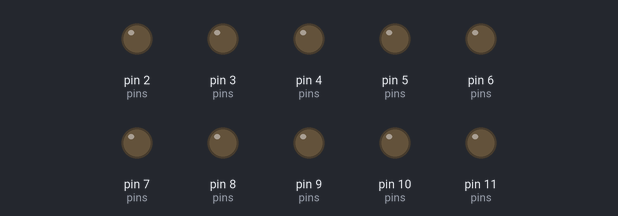
A sketch run on a simulated Arduino Uno, built with avr-gcc and run on an emulated ATmega328P. Shown: output pins drawn as LEDs (lit = HIGH).

Above: at 0.4 s.
At 2.2 s:
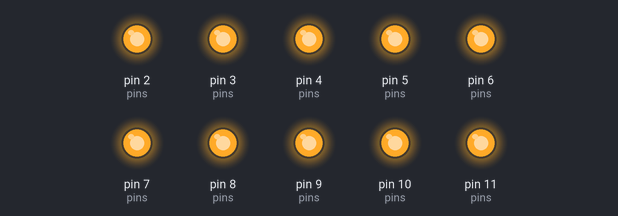
Timing chart, 0 to 3.0 s (numbered marks = the images above):
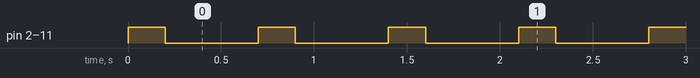

The sketch:

Arduino.ino
```cpp
// fichier pour tester le module coeur.
#include "Arduino.h"
#include "coeur.h"

void setup(){
  //Serial.begin(9600);
  int pins[] = {2,3,4,5,6,7,8,9,10,11};
  initLedPin(pins, 10);

}

void loop(){
  printLed();
  delay(200);
  clearLed();
  delay(500);
}
```

coeur.c
```cpp
#include "Arduino.h"
#include "coeur.h"
#include "param.h"

// variable global
int LED[20]; // tableau contenant les pins de nos leds
short ledLength; // contient le nombre de led
short lastLedIndex = -1; // index du tableau LED contenant la derniere led allumé

void initLedPin(int pin[], int Length) { // permet de passer les variables locales en globales au fichier
  ledLength = Length;
  int i;
  for(i = 0; i < ledLength; i++){
    LED[i] = pin[i];
    pinMode(pin[i], OUTPUT);
  }
}


void turnOn(int i) { // allume la led correspond au pin LED[i]
  digitalWrite(LED[i], HIGH);
  lastLedIndex = i;

}
void clearLed(){ // eteint toutes les leds
  int i;
  for(i = 0; i < ledLength; i++){
    digitalWrite(LED[i], LOW);
  }
}

void modeAll() { // allume toutes les leds
  int i = 0;
  for (i = 0; i < ledLength; i++) {
    turnOn(i);
  }
}

void modeRandom() { // allume toutes les leds
 // int i = random(0,ledLength - 1);
 // turnOn(i);
}

void modeOneByOne(){ // allume une leds apres l'autre
  if (lastLedIndex < ledLength - 1){
    turnOn(lastLedIndex +1);
  }else{
    turnOn(0);
  }
}

void modeOneForX(){ // allume une leds / sur 2 / sur 3 / sur 4
  // pour 2 pour 3 pour 4 viens ici du fichier param.h qui contient en define le parametre correspondant
  int i;
  for(i = 0; i < ledLength; i+=parameter){
    turnOn(i);
  }
}

void printLed() { // fonction permettant en fonction du mode (provenant du fichier param.h) d'allumé de la bonne maniere la/les leds
  switch (mode) {
    case 1:
      modeAll();
      break;
    case 2:
      modeOneForX();
      break;
    case 3:
      modeOneByOne();
      break;
    case 4:
      turnOn(parameter);
      break;
    default:
      modeAll();
      break;
  }
}
```

coeur.h
```cpp
#ifndef COEUR_H
#define COEUR_H
#ifdef __cplusplus
extern "C" {
#endif

// this function will be call one times to store all pins leds
void initLedPin(int pin[], int Length);

// allume la led correspondant au pin LED[index]
void turnOn(int index);
// eteint toutes les leds
void clearLed();
// allume toutes les leds
void modeAll();
// allume une led apres l'autre
void modeOneByOne();
// allume une leds sur la valeur de parameter dans le fichier param.h
void modeOneForX();
// fonction pour allumer les leds dans le mode selectionné dans param.h
void printLed();
#ifdef __cplusplus
} // extern "C"
#endif
#endif
```

param.h
```cpp
#define mode 2
#define parameter 1
```

Measured:
- by itself, pin 2 (pins), pin 3 (pins), pin 4 (pins), pin 5 (pins), pin 6 (pins), pin 7 (pins), pin 8 (pins), pin 9 (pins), pin 10 (pins), pin 11 (pins): alternates HIGH for 0.20 s and LOW for 0.50 s
